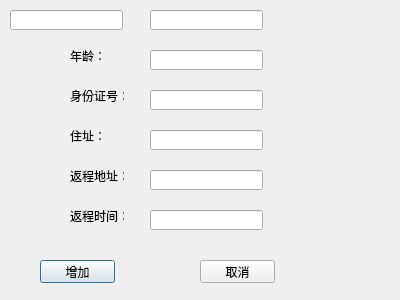
<?xml version="1.0" encoding="UTF-8"?>
<ui version="4.0">
 <class>addInformation</class>
 <widget class="QDialog" name="addInformation">
  <property name="geometry">
   <rect>
    <x>0</x>
    <y>0</y>
    <width>400</width>
    <height>300</height>
   </rect>
  </property>
  <property name="windowTitle">
   <string>Dialog</string>
  </property>
  <widget class="QPushButton" name="pushButton">
   <property name="geometry">
    <rect>
     <x>40</x>
     <y>260</y>
     <width>75</width>
     <height>23</height>
    </rect>
   </property>
   <property name="text">
    <string>增加</string>
   </property>
  </widget>
  <widget class="QPushButton" name="pushButton_2">
   <property name="geometry">
    <rect>
     <x>200</x>
     <y>260</y>
     <width>75</width>
     <height>23</height>
    </rect>
   </property>
   <property name="text">
    <string>取消</string>
   </property>
  </widget>
  <widget class="QLineEdit" name="name">
   <property name="geometry">
    <rect>
     <x>150</x>
     <y>10</y>
     <width>113</width>
     <height>20</height>
    </rect>
   </property>
  </widget>
  <widget class="QLabel" name="label">
   <property name="geometry">
    <rect>
     <x>70</x>
     <y>10</y>
     <width>54</width>
     <height>12</height>
    </rect>
   </property>
   <property name="text">
    <string>姓名：</string>
   </property>
  </widget>
  <widget class="QLabel" name="label_2">
   <property name="geometry">
    <rect>
     <x>70</x>
     <y>50</y>
     <width>54</width>
     <height>12</height>
    </rect>
   </property>
   <property name="text">
    <string>年龄：</string>
   </property>
  </widget>
  <widget class="QLineEdit" name="age">
   <property name="geometry">
    <rect>
     <x>150</x>
     <y>50</y>
     <width>113</width>
     <height>20</height>
    </rect>
   </property>
  </widget>
  <widget class="QLabel" name="label_3">
   <property name="geometry">
    <rect>
     <x>70</x>
     <y>90</y>
     <width>54</width>
     <height>12</height>
    </rect>
   </property>
   <property name="text">
    <string>身份证号：</string>
   </property>
  </widget>
  <widget class="QLineEdit" name="IDcard">
   <property name="geometry">
    <rect>
     <x>150</x>
     <y>90</y>
     <width>113</width>
     <height>20</height>
    </rect>
   </property>
  </widget>
  <widget class="QLabel" name="label_4">
   <property name="geometry">
    <rect>
     <x>70</x>
     <y>130</y>
     <width>54</width>
     <height>12</height>
    </rect>
   </property>
   <property name="text">
    <string>住址：</string>
   </property>
  </widget>
  <widget class="QLineEdit" name="address">
   <property name="geometry">
    <rect>
     <x>150</x>
     <y>130</y>
     <width>113</width>
     <height>20</height>
    </rect>
   </property>
  </widget>
  <widget class="QLabel" name="label_5">
   <property name="geometry">
    <rect>
     <x>70</x>
     <y>170</y>
     <width>54</width>
     <height>12</height>
    </rect>
   </property>
   <property name="text">
    <string>返程地址：</string>
   </property>
  </widget>
  <widget class="QLineEdit" name="where">
   <property name="geometry">
    <rect>
     <x>150</x>
     <y>170</y>
     <width>113</width>
     <height>20</height>
    </rect>
   </property>
  </widget>
  <widget class="QLineEdit" name="when">
   <property name="geometry">
    <rect>
     <x>150</x>
     <y>210</y>
     <width>113</width>
     <height>20</height>
    </rect>
   </property>
  </widget>
  <widget class="QLabel" name="label_6">
   <property name="geometry">
    <rect>
     <x>70</x>
     <y>210</y>
     <width>54</width>
     <height>12</height>
    </rect>
   </property>
   <property name="text">
    <string>返程时间：</string>
   </property>
  </widget>
  <widget class="QLineEdit" name="age_2">
   <property name="geometry">
    <rect>
     <x>10</x>
     <y>10</y>
     <width>113</width>
     <height>20</height>
    </rect>
   </property>
  </widget>
 </widget>
 <resources/>
 <connections/>
</ui>
